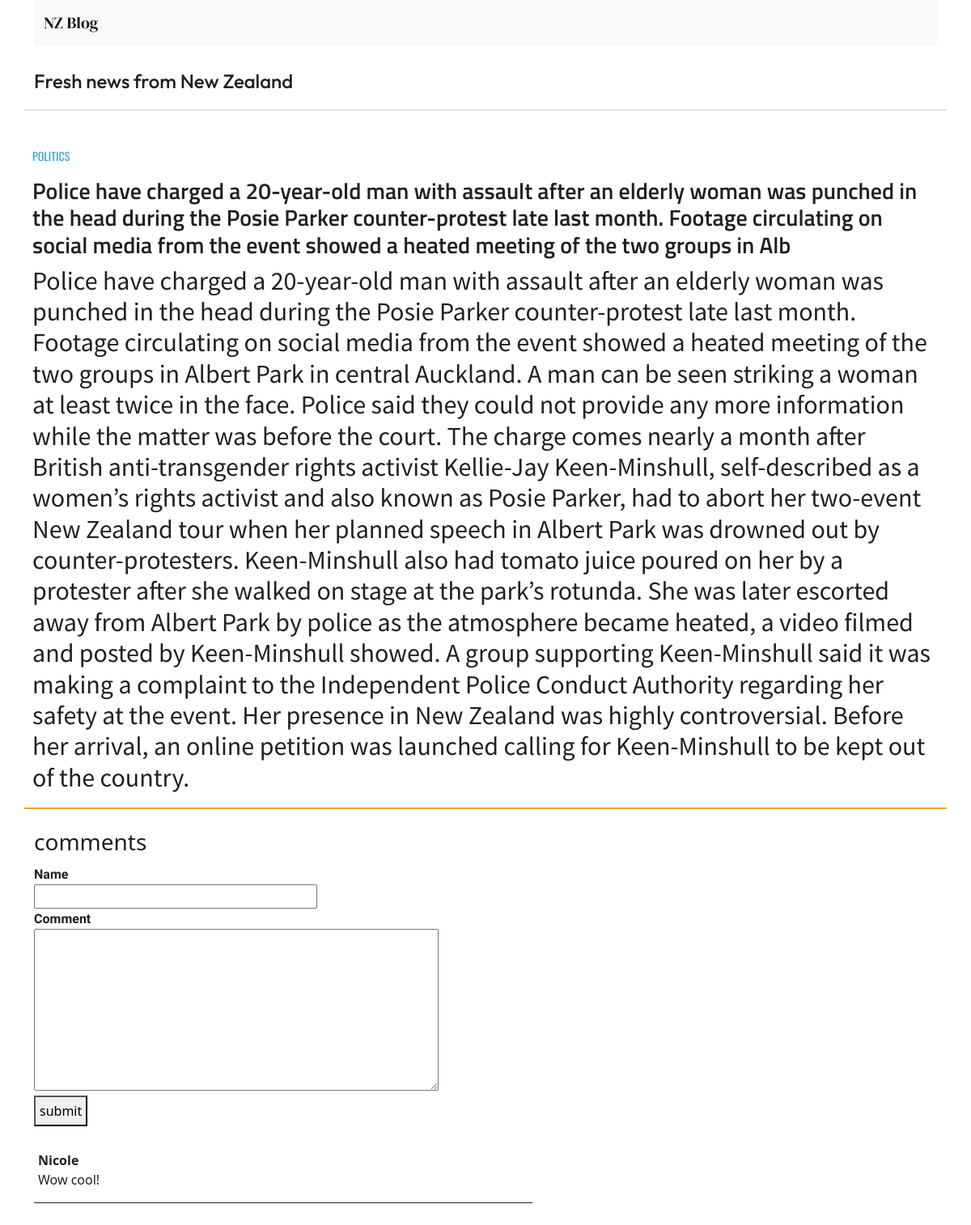
/Posie-Parker/, run on the app's committed database.
### blog/models.py (models this page shows, shortened)
class Post(models.Model):
	title = models.CharField(max_length=255)
	slug = models.SlugField(max_length=100)
	text = models.TextField()

class Comment(models.Model):
	post = models.ForeignKey(Post, related_name='comments', on_delete=models.CASCADE)
	name = models.CharField(max_length=255)
	comment = models.TextField()

### blog/views.py (the view, shortened to what this page needs)
# urls.py: path('<slug:slug>/', views.post_detail, name='post_detail'),
def post_detail(request, slug):
	post = get_object_or_404(Post, slug=slug)
	return render(request, 'blog/detail.html', {'post': post})

### templates/blog/detail.html (shortened to what this page needs)
{% extends 'blog/base.html' %}
{% block content %}
	<div class="title_content">
		<p class="p_content">POLITICS</p>
		<h2 class="text3">{{ post.title }}</h2>
		<h2 class="h2_text_content">{{ post.text }}</h2>
	</div>
	<div class="mt-4 p-6">
		<h3>comments</h3>
		<form method="post" action=".">
			<div class="content_content">
				<label class="class_name">Name</label>
				<input class="name_content" type="text" name="name">
			</div>
			<div>
				<label class="class_commnet">Comment</label><br>
				<textarea class="comment_content" name="comment"></textarea>
			</div>
			<div>
				<button class="button_content">submit</button>
			</div>
		</form>
		{% for comment in post.comments.all %}
		<div class="comment_class_content">
			<strong>{{ comment.name }}</strong>
			<p class="class_p_content">{{ comment.comment }}</p>
		</div>
		{% endfor %}
	</div>
{% endblock %}

### static/css/style.css (style rules this page uses)
body { height: 1600px; }
.title_content { margin-right: 550px; padding: 10px; border-bottom: 2px solid; margin-top: 35px; border-color: #ecac0c; }
.text3 { font-size: 28px; font-weight: 600; font-family: 'Titillium Web', sans-serif; }
.p_content { font-size: 14px; color: #38a3d7; font-family: 'Oswald', sans-serif; }
.h2_text_content { font-family: 'Source Sans Pro', sans-serif; }
.content_content { margin-top: 10px; width: 0px; font-weight: 700px; }
.button_content { padding: 5px; font-weight: 700px; }
.name_content { width: 350px; height: 30px; }
.comment_content { width: 500px; height: 200px; }
.class_name { font-family: 'Mukta', sans-serif; font-weight: 700; }
.class_commnet { font-family: 'Mukta', sans-serif; font-weight: 700; }
.comment_class_content { border-bottom: 1px solid; padding-top: 30px; margin-right: 500px; padding-left: 5px; }

### data on the page
Post: title "Police have charged a 20-year-old man with assault after an elderly woman was punched in the head during the Posie Parker counter-protest late last month. Footage circulating on social media from the event showed a heated meeting of the two groups in Alb", text "Police have charged a 20-year-old man with assault after an elderly woman was punched in the head during the Posie Parker counter-protest late last month. Footage circulating on social media from the event showed a heated meeting of the two groups in Albert Park in central Auckland. A man can be seen striking a woman at least twice in the face. Police said they could not provide any more information while the matter was before the court. The charge comes nearly a month after British anti-transgender rights activist Kellie-Jay Keen-Minshull, self-described as a women’s rights activist and also known as Posie Parker, had to abort her two-event New Zealand tour when her planned speech in…"
Comment: name "Nicole", comment "Wow cool!"
